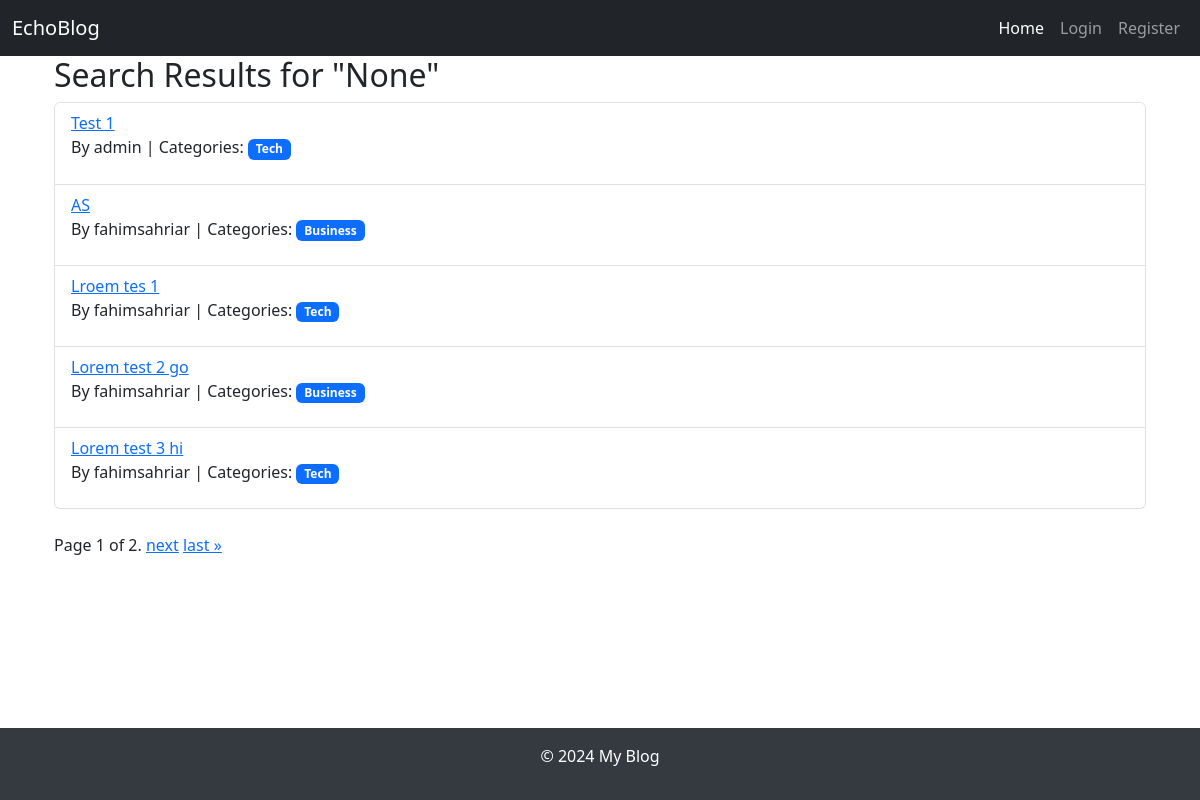
The app's page /search/ with its own data.
### main/models.py (models this page shows, shortened)
class Post(models.Model):
    title = models.CharField(max_length=200)
    content = models.TextField(null=True)
    author = models.ForeignKey(User, on_delete=models.CASCADE, null=True)
    created_at = models.DateTimeField(auto_now_add=True)
    updated_at = models.DateTimeField(auto_now=True)
    categories = models.ManyToManyField('Category')
    likes = models.ManyToManyField(User, related_name='post_likes', blank=True)

class Category(models.Model):
    name = models.CharField(max_length=100)

### main/views.py (the view)
# urls.py: path('search/', views.search_posts, name='search_posts'),
def search_posts(request):
    query = request.GET.get('q')
    posts = Post.objects.all()
    if query:
        posts = posts.filter(
            Q(title__icontains=query) |  # Search by title
            Q(author__username__icontains=query) |  # Search by author username
            Q(categories__name__icontains=query)  # Search by category name
        ).distinct()
    paginator = Paginator(posts, 5)  # Show 5 posts per page
    page_number = request.GET.get('page')
    posts_page = paginator.get_page(page_number)
    return render(request, 'blog/search_results.html', {'posts': posts_page, 'query': query})

### templates/blog/search_results.html (shortened to what this page needs)
{% extends 'blog/base.html' %}
{% block content %}
<div class="container">
    <h2>Search Results for "{{ query }}"</h2>
    {% if posts %}
        <ul class="list-group">
            {% for post in posts %}
                <li class="list-group-item">
                    <a href="{% url 'post_detail' post.id %}">{{ post.title }}</a>
                    <p>By {{ post.author.username }} | Categories:
                        {% for category in post.categories.all %}
                            <span class="badge bg-primary">{{ category.name }}</span>
                        {% endfor %}
                    </p>
                </li>
            {% endfor %}
        </ul>
        <div class="pagination mt-4">
            <span class="step-links">
                <span class="current">
                    Page {{ posts.number }} of {{ posts.paginator.num_pages }}.
                </span>
                {% if posts.has_next %}
                    <a href="?q={{ query }}&page={{ posts.next_page_number }}">next</a>
                    <a href="?q={{ query }}&page={{ posts.paginator.num_pages }}">last &raquo;</a>
                {% endif %}
            </span>
        </div>
    {% else %}
        <p>No results found.</p>
    {% endif %}
</div>
{% endblock %}

### templates/blog/base.html (style rules this page uses)
html, body { height: 100%; }
body { display: flex; flex-direction: column; padding-top: 56px; }

### records on screen
Post: title "Test 1", author.username "admin"
Category: name "Tech"
Post: title "AS", author.username "fahimsahriar"
Category: name "Business"
Post: title "Lroem tes 1", author.username "fahimsahriar"
Post: title "Lorem test 2 go", author.username "fahimsahriar"
Post: title "Lorem test 3 hi", author.username "fahimsahriar"

### other values on screen
{{ query }} "None"
{{ posts.number }} "1"
{{ posts.paginator.num_pages }} "2"
